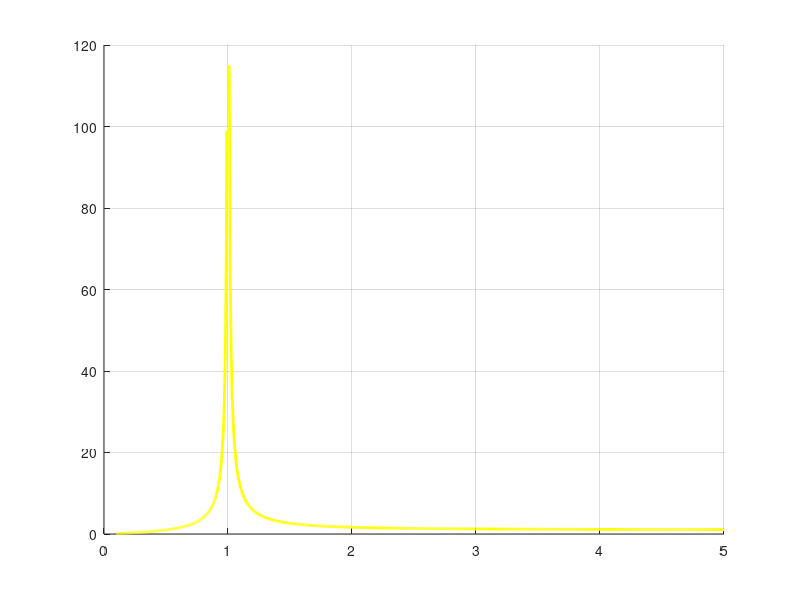

Write the MATLAB code that produced this figure. (Note: this script raises an error after producing the figure.)
% 清理环境变量
clear; clc; close all;

% 1. 设置参数
r_squared_values = [1, 2.33, 3.66, 5]; 
sigma_squared = 1;
M=5; p=300;
sum_al=50;

% 2. 定义自变量 gamma 的取值范围，避开奇点 gamma = 1
gamma1 = linspace(0.1, 0.99, 500);   
gamma2 = linspace(1.01, 5, 500);    
gamma = [gamma1, NaN, gamma2];

% 创建图像并保持绘制状态
figure('Name', 'Risk vs \gamma', 'Position', [100, 100, 700, 500]);
hold on;
grid on;

% 设置颜色数组
colors = ['y', 'b', 'g', 'm']; 

% 3. 循环计算并绘制不同 r^2 下的图像及对应颜色的参考线
for i = 1:length(r_squared_values)
    r2 = r_squared_values(i);
    
    % 当 gamma < 1 时
    y1 = sigma_squared * gamma1 ./ (1 - gamma1);
    
    % 当 gamma > 1 时
    y2 = (sum_al-M)*(1-1./gamma2).^2*0+(1 - 1./gamma2) * r2 +sigma_squared * 1./(gamma2 - 1)*(sum_al/p+(p-M)/p);
    
    % 合并数据点，中间用 NaN 隔断
    y = [y1, NaN, y2];
    
    % 绘制当前 r^2 的主曲线
    plot(gamma, y, 'Color', colors(i), 'LineWidth', 2, 'DisplayName', ['SNR = ', num2str(r2)]);
    
    % 【修改点】：在循环内画出对应高度和颜色的水平虚线
    % 使用 colors(i) 确保虚线颜色和实线颜色完全一致
    yline(r2, '--', 'Color', colors(i), 'LineWidth', 1.2, 'HandleVisibility', 'off');
end

% 4. 图像美化与标注
xlabel('\gamma', 'FontSize', 12, 'FontWeight', 'bold');
ylabel('risk', 'FontSize', 12, 'FontWeight', 'bold');
title('Risk vs \gamma for Different r^2', 'FontSize', 14);
ylim([-1, 15]); 

% 5. 基础公共参考线
yline(0, 'k--', 'LineWidth', 1, 'HandleVisibility', 'off'); % y=0 的黑色基准线
xline(1, 'r:', 'LineWidth', 1.5, 'DisplayName', 'Asymptote \gamma=1'); % gamma=1 渐近线



% 开启图例
legend('Location', 'best');
hold off;
